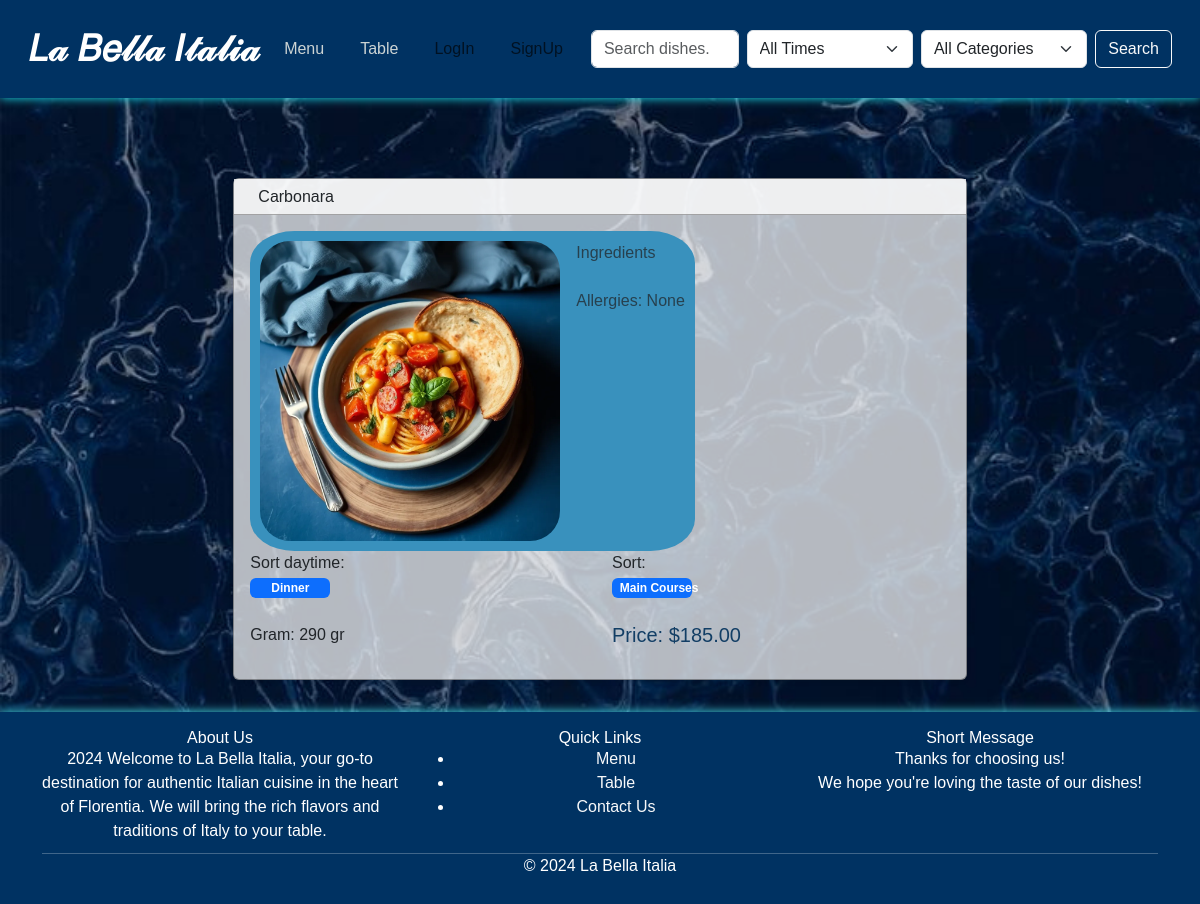
Before: /dishes/1/ with the older database file.
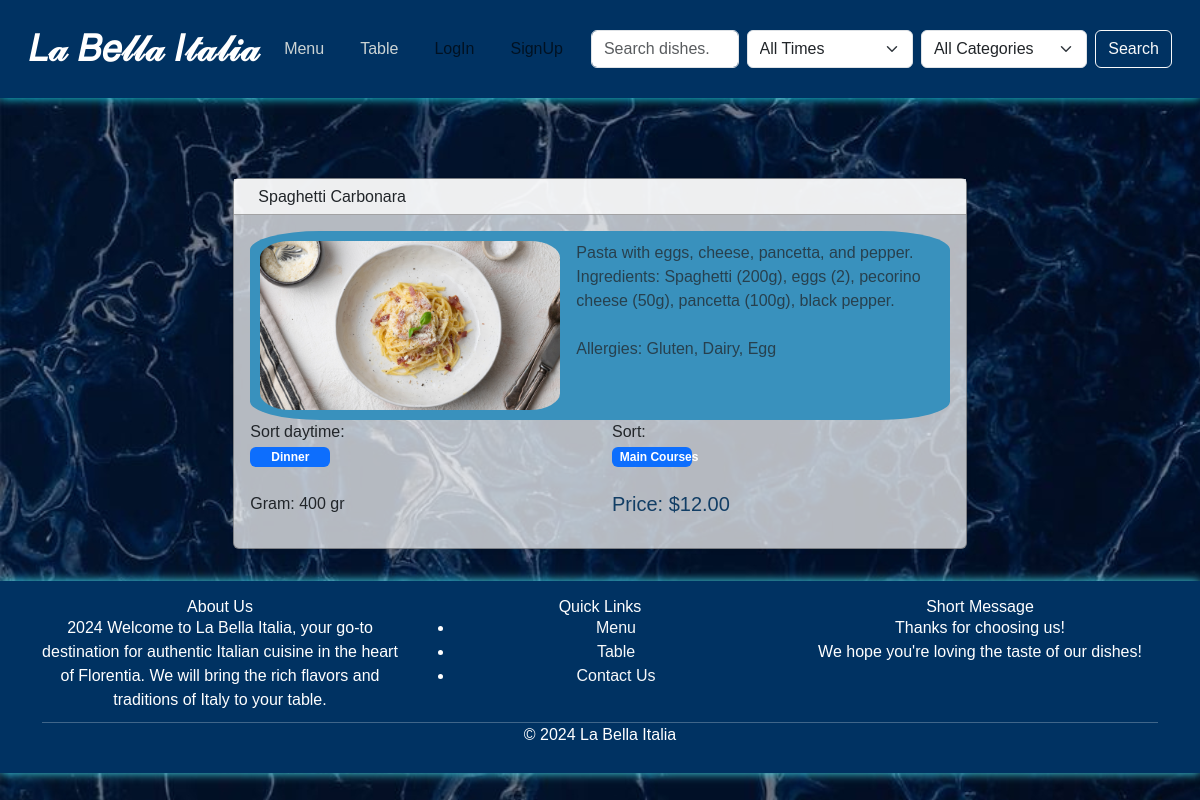
After: the same page with the newer database file.
### project/models.py (models this page shows, shortened)
class Dish(models.Model):
    SORTDT = [
        ("Breakfast", "breakfast"),
        ("Lunch", "lunch"),
        ("Dinner", "dinner")
    ]
    SORT = [
        ("Appetizers", "appetizers"),
        ("Main Courses", "main"),
        ("Side Dishes", "side"),
        ("Desserts", "desserts"),
        ("Beverages", "beverages"),
        ("Soups", "soups"),
        ("Salads", "salads")
    ]
    name = models.CharField(max_length=255)
    ingredients = models.TextField()
    gram = models.CharField(max_length=255)
    sort_daytime = models.CharField(max_length=15, choices=SORTDT, blank=True, null=True)
    sort = models.CharField(max_length=50, choices=SORT)
    allergies = models.ManyToManyField(Allergies)
    image = models.ImageField(upload_to='dish_img/', blank=True, null=True)

class DishPrice(models.Model):
    dish = models.ForeignKey(Dish, on_delete=models.CASCADE)
    price = models.DecimalField(max_digits=10, decimal_places=2)
    date = models.DateTimeField(auto_now_add=False)

class Allergies(models.Model):
    name = models.CharField(max_length=50, unique=True)
    description = models.TextField(blank=True)

### project/views.py (the view)
# urls.py: path('dishes/<int:pk>/', DishDetailView.as_view(), name='dish-detail'),
class DishDetailView(DetailView):
    model = Dish
    template_name = 'dish/dish_detail.html'
    context_object_name = 'dish'
    def get_context_data(self, **kwargs):
        context = super().get_context_data(**kwargs)
        dish = self.object
        latest_price = DishPrice.objects.filter(dish=dish).order_by('-date').first()
        context['latest_price'] = latest_price
        return context

### templates/dish/dish_detail.html (shortened to what this page needs)
{% extends 'base.html' %}
{% load static %}
{% block content %}
    <div class="container mt-5">
        <div class="row justify-content-center">
            <div class="col-md-8">
                <div class="card shadow-sm">
                    <div class="card-header bg-white">
                        <h2 class="mb-0">{{ dish.name }}</h2>
                    </div>
                    <div class="card-body">
                        <div class="image-container d-flex align-items-start">
                            {% if dish.image %}
                                <img src="{{ dish.image.url }}" alt="Dish image" class="image">
                            {% endif %}
                            <div class="text-container ms-3">
                                <p class="text-muted">{{ dish.ingredients }}</p>
                                <br>
                                <p class="text-muted">Allergies:
                                    {% if dish.allergies.all %}
                                        {% for allergy in dish.allergies.all %}
                                            {{ allergy.name }}{% if not forloop.last %}, {% endif %}
                                        {% endfor %}
                                    {% else %}
                                        None
                                    {% endif %}
                                </p>
                            </div>
                        </div>
                        <div class="row mb-3">
                            <div class="col-md-6">
                                <p class="mb-0">Sort daytime:</p>
                                <span style="width: 5rem;"
                                    {% if dish.sort_daytime == 'Dinner' %} class="badge text-bg-primary" {% endif %}
                                    >{{ dish.sort_daytime }}</span>
                            </div>
                            <div class="col-md-6">
                                <p class="mb-0">Sort:</p>
                                <span style="width: 5rem;"
                                    {% if dish.sort == 'Main Courses' %} class="badge text-bg-primary" {% endif %}
                                    >{{ dish.sort }}</span>
                            </div>
                            <div class="col-md-6">
                                <br>
                                <p class="mb-0">Gram: {{ dish.gram }} gr</p>
                            </div>
                            <div class="col-md-6">
                                <br>
                                {% if latest_price %}
                                    <h5 class="card-text" style="color: #123E65;">Price: ${{ latest_price.price }}</h5>
                                {% else %}
                                    <h5 class="card-text" style="color: #123E65;">Price: Not available</h5>
                                {% endif %}
                            </div>
                        </div>
                    </div>
                </div>
            </div>
            </div>
        </div>
{% endblock %}

### templates/base.html (shortened to what this page needs)
<!DOCTYPE html>
{%load static%}
<html lang="en">
<head>
    <link href="https://cdn.jsdelivr.net/npm/bootstrap@5.3.3/dist/css/bootstrap.min.css" rel="stylesheet">
</head>
<body>
    <header>
      <nav class="navbar navbar-expand-lg">
        <div class="container-fluid">
            <a class="navbar-brand text-4xl font-bold text-white" href="{% url "home" %}"> 𝐿𝒶 𝐵𝑒𝓁𝓁𝒶 𝐼𝓉𝒶𝓁𝒾𝒶 </a>
            <div class="collapse navbar-collapse" id="navbarSupportedContent">
                <ul class="navbar-nav me-auto mb-2 mb-lg-0">
                    <li class="nav-item">
                        <a class="nav-link active" aria-current="page" href="{% url "dish-list" %}">Menu</a>
                    </li>
                    <li class="nav-item">
                        <a class="nav-link active" href="{% url "table-list" %}">Table</a>
                    </li>
                    {% if user.is_authenticated %}
                        <li class="nav-item">
                            <a class="nav-link" href="{% url "logout" %}">LogOut</a>
                        </li>
                    {% else %}
                        <li class="nav-item">
                            <a class="nav-link" href="{% url "login" %}">LogIn</a>
                        </li>
                        <li class="nav-item">
                            <a class="nav-link" href="{% url "signup" %}">SignUp</a>
                        </li>
                    {% endif %}
                </ul>
                <form class="d-flex" role="search" action="{% url 'search-results' %}" method="get">
                  <input class="form-control me-2" type="search" name="q" placeholder="Search dishes..." value="{{ request.GET.q }}">
                  <select name="daytime" class="form-select me-2">
                      <option value="">All Times</option>
                  </select>
                  <select name="category" class="form-select me-2">
                      <option value="">All Categories</option>
                  </select>
                  <button class="btn btn-outline-light" type="submit">Search</button>
              </form>
            </div>
        </div>
    </nav>
    </header>
    <main class="main-content">
        {% block content %}{% endblock %}
        <div id="bird-container"></div>
    </main>
    <footer class="footer">
      <div class="container">
          <div class="row">
              <div class="col-md-4 col-sm-6">
                  <h4>About Us</h4>
                  <p>2024 Welcome to  La Bella Italia, your go-to destination for authentic Italian cuisine in the heart of Florentia. We will bring the rich flavors and traditions of Italy to your table.</p>
              </div>
              <div class="col-md-4 col-sm-6">
                  <h4>Quick Links</h4>
                  <ul>
                      <li><a href="{% url "dish-list" %}" class="link-light link-offset-2 link-underline-opacity-25 link-underline-opacity-100-hover">Menu</a></li>
                      <li><a href="{% url "table-list" %}" class="link-light link-offset-2 link-underline-opacity-25 link-underline-opacity-100-hover">Table</a></li>
                      <li><a href="" class="link-light link-offset-2 link-underline-opacity-25 link-underline-opacity-100-hover">Contact Us</a></li>
                  </ul>
              </div>
              <div class="col-md-4 col-sm-6">
                <h4>Short Message</h4>
                <p><span>Thanks for choosing us!</span>
                    <br>
                    We hope you're loving the taste of our dishes!</p>
            </div>
          </div>
          <hr>
          <div class="row">
              <div class="col-md-12">
                  <p class="text-center">&copy; 2024  La Bella Italia</p>
              </div>
          </div>
      </div>
  </footer>
</body>
</html>

Changed rows visible on the page:
changed Dish "Dinner": name "Carbonara" → "Spaghetti Carbonara"; image: a different picture; ingredients "Ingredients" → "Pasta with eggs, cheese, pancetta, and pepper. Ingredients: Spaghetti (200g), eggs (2), pecorino cheese (50g), pancetta (100g), black pepper."; gram "290" → "400"
added Allergies: name "Gluten"
added Allergies: name "Dairy"
added Allergies: name "Egg"
changed DishPrice: price "185.00" → "12.00"
Other visible differences:
text no longer shown: "None"
